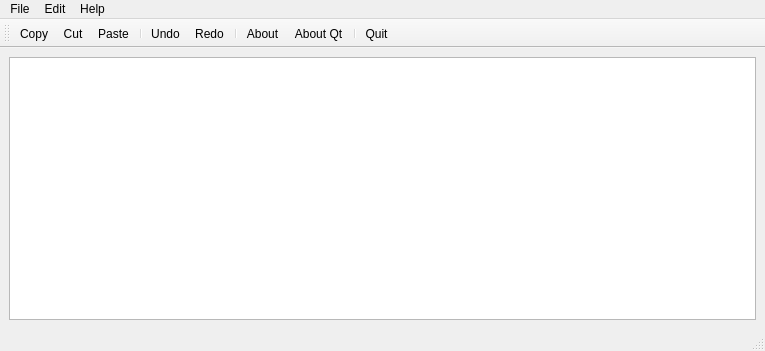
<?xml version="1.0" encoding="UTF-8"?>
<ui version="4.0">
 <class>MainWindow</class>
 <widget class="QMainWindow" name="MainWindow">
  <property name="geometry">
   <rect>
    <x>0</x>
    <y>0</y>
    <width>765</width>
    <height>351</height>
   </rect>
  </property>
  <property name="windowTitle">
   <string>MainWindow</string>
  </property>
  <widget class="QWidget" name="centralwidget">
   <layout class="QVBoxLayout" name="verticalLayout">
    <item>
     <widget class="QTextEdit" name="textEdit"/>
    </item>
   </layout>
  </widget>
  <widget class="QMenuBar" name="menubar">
   <property name="geometry">
    <rect>
     <x>0</x>
     <y>0</y>
     <width>765</width>
     <height>25</height>
    </rect>
   </property>
   <widget class="QMenu" name="menuFile">
    <property name="title">
     <string>File</string>
    </property>
    <addaction name="actionQuit"/>
   </widget>
   <widget class="QMenu" name="menuEdit">
    <property name="title">
     <string>Edit</string>
    </property>
    <addaction name="actionCopy"/>
    <addaction name="actionCut"/>
    <addaction name="actionPaste"/>
    <addaction name="separator"/>
    <addaction name="actionUndo"/>
    <addaction name="actionRedo"/>
   </widget>
   <widget class="QMenu" name="menuHelp">
    <property name="title">
     <string>Help</string>
    </property>
    <addaction name="actionAbout"/>
    <addaction name="actionAbout_Qt"/>
   </widget>
   <addaction name="menuFile"/>
   <addaction name="menuEdit"/>
   <addaction name="menuHelp"/>
  </widget>
  <widget class="QStatusBar" name="statusbar"/>
  <widget class="QToolBar" name="toolBar">
   <property name="windowTitle">
    <string>toolBar</string>
   </property>
   <attribute name="toolBarArea">
    <enum>TopToolBarArea</enum>
   </attribute>
   <attribute name="toolBarBreak">
    <bool>false</bool>
   </attribute>
   <addaction name="actionCopy"/>
   <addaction name="actionCut"/>
   <addaction name="actionPaste"/>
   <addaction name="separator"/>
   <addaction name="actionUndo"/>
   <addaction name="actionRedo"/>
   <addaction name="separator"/>
   <addaction name="actionAbout"/>
   <addaction name="actionAbout_Qt"/>
   <addaction name="separator"/>
   <addaction name="actionQuit"/>
  </widget>
  <action name="actionQuit">
   <property name="icon">
    <iconset resource="resource.qrc">
     <normaloff>:/images/quitIcon.png</normaloff>:/images/quitIcon.png</iconset>
   </property>
   <property name="text">
    <string>Quit</string>
   </property>
  </action>
  <action name="actionCopy">
   <property name="icon">
    <iconset resource="resource.qrc">
     <normaloff>:/images/copyIcon.png</normaloff>:/images/copyIcon.png</iconset>
   </property>
   <property name="text">
    <string>Copy</string>
   </property>
  </action>
  <action name="actionCut">
   <property name="icon">
    <iconset resource="resource.qrc">
     <normaloff>:/images/cutIcon.png</normaloff>:/images/cutIcon.png</iconset>
   </property>
   <property name="text">
    <string>Cut</string>
   </property>
  </action>
  <action name="actionPaste">
   <property name="icon">
    <iconset resource="resource.qrc">
     <normaloff>:/images/pasteIcon.png</normaloff>:/images/pasteIcon.png</iconset>
   </property>
   <property name="text">
    <string>Paste</string>
   </property>
  </action>
  <action name="actionUndo">
   <property name="icon">
    <iconset resource="resource.qrc">
     <normaloff>:/images/undoIcon.png</normaloff>:/images/undoIcon.png</iconset>
   </property>
   <property name="text">
    <string>Undo</string>
   </property>
  </action>
  <action name="actionRedo">
   <property name="icon">
    <iconset resource="resource.qrc">
     <normaloff>:/images/redoIcon.png</normaloff>:/images/redoIcon.png</iconset>
   </property>
   <property name="text">
    <string>Redo</string>
   </property>
  </action>
  <action name="actionAbout">
   <property name="icon">
    <iconset resource="resource.qrc">
     <normaloff>:/images/aboutIcon.png</normaloff>:/images/aboutIcon.png</iconset>
   </property>
   <property name="text">
    <string>About</string>
   </property>
  </action>
  <action name="actionAbout_Qt">
   <property name="icon">
    <iconset resource="resource.qrc">
     <normaloff>:/images/aboutQtIcon.png</normaloff>:/images/aboutQtIcon.png</iconset>
   </property>
   <property name="text">
    <string>About Qt</string>
   </property>
  </action>
 </widget>
 <resources>
  <include location="resource.qrc"/>
 </resources>
 <connections/>
</ui>
